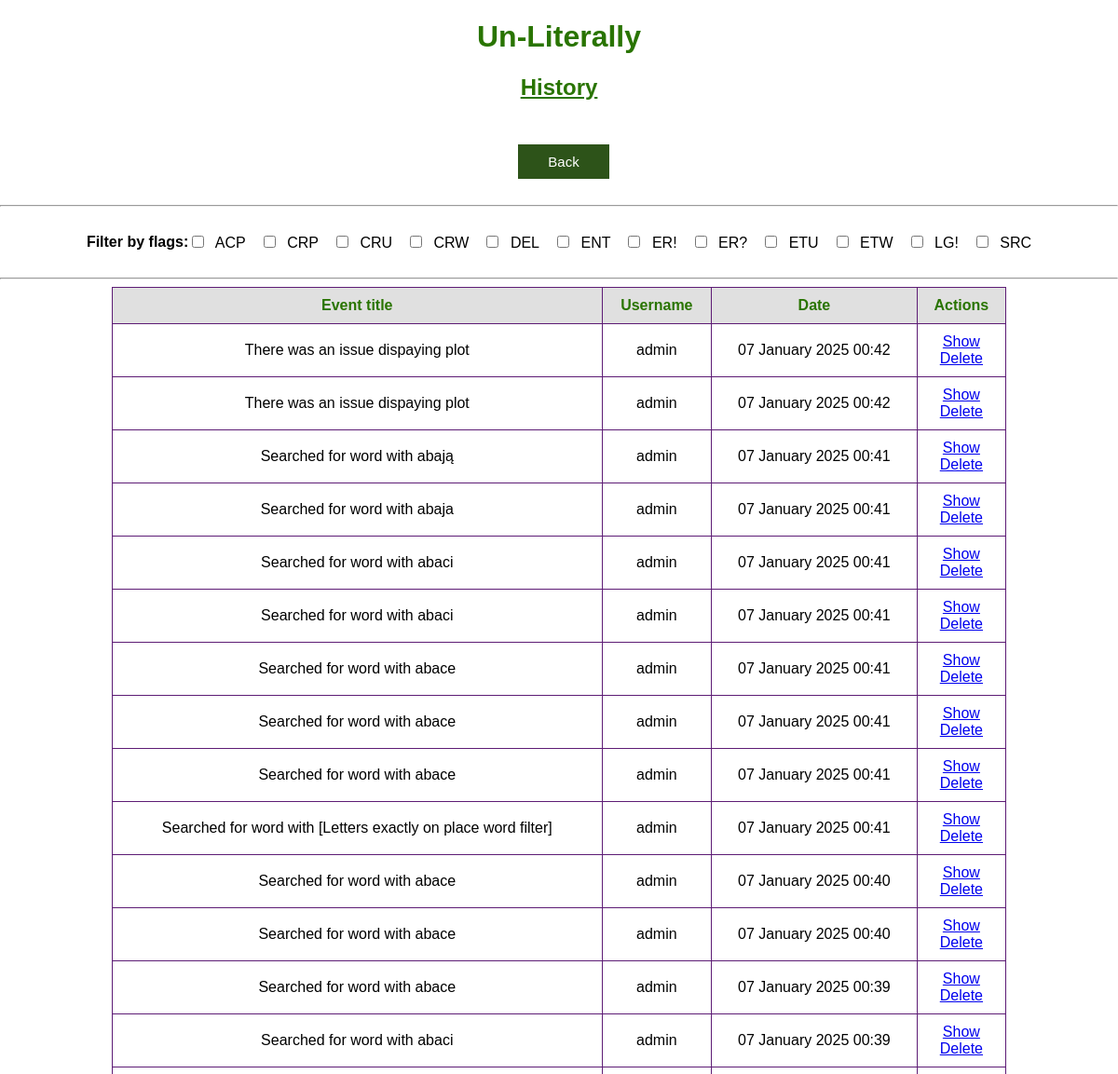
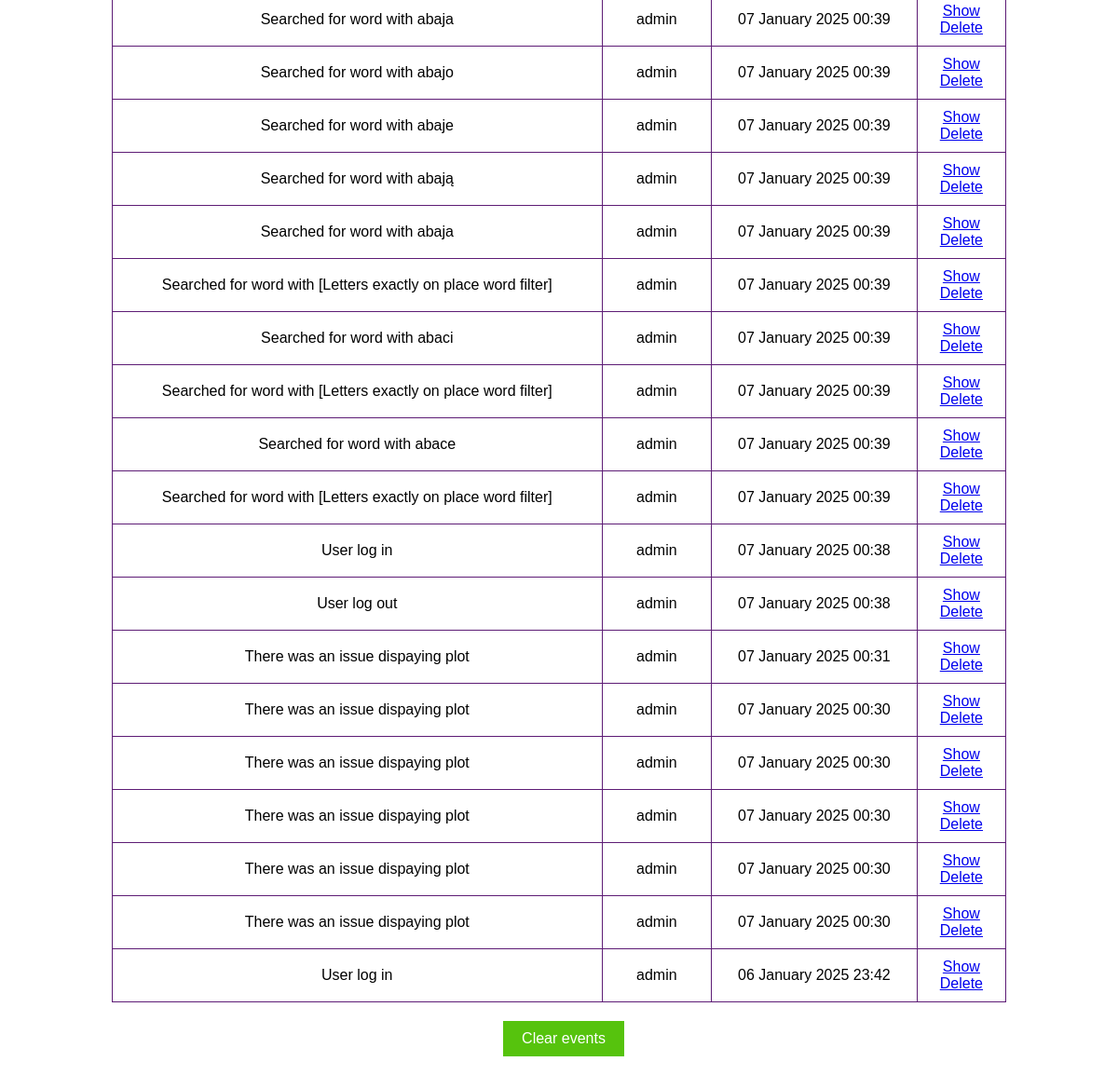
The app's page /history (signed in) with its own data (2 pictures, top to bottom).
### app.py (models this page shows)
class Flags(db.Model):
    id = db.Column(db.Integer, primary_key=True)
    name = db.Column(db.String(3), nullable=False)
    description = db.Column(db.String(5000), nullable=False)
    events = db.relationship('History', backref='flags')

class History(db.Model):
    id = db.Column(db.Integer, primary_key=True)
    flag = db.Column(db.String(3), db.ForeignKey('flags.name'))
    date = db.Column(db.DateTime, default=datetime.utcnow)
    title = db.Column(db.String(5000), nullable=False)
    description = db.Column(db.String(5000), nullable=True)
    user = db.Column(db.String(50), nullable=False)

### app.py (the view)
@app.route('/history', methods=['GET'])
@login_required
def history():
    if 1 == current_user.role_id:
            flags = Flags.query.order_by(Flags.name).all()
            print(flags)
            print(flags[0].name)
            print(flags[1])
            events = History.query.order_by(History.date.desc()).all()
            return render_template('history.html', events=events, flags=flags)
    else:
        title = 'permission to look into history'
        log_events(flag='ER!', title=f'No {title}', description=None)
        return render_template('error_page.html', message=f'You dont have {title}')

### app.py (called while the page is built)
@login_manager.user_loader
def load_user(user_id):
    return User.query.get(user_id)

### templates/history.html (shortened to what this page needs)
{% extends 'base.html' %}
{% block body %}
<div class="name">
    <h1 style="text-align: center; color: #297400; font-family: Arial; font-weight: bold;">Un-Literally</h1>
    <h2 style="text-align: center; color: #297400; text-decoration: underline; font-family: Arial; font-weight: bold;">History</h2>
</div>
<div>
    <div class="container_column">
        <button class="back_button" onclick="window.location='/menu'" style="margin-left: 10px;">Back</button>
    </div>
    <hr>
    <div class="container_row">
        <h4>Filter by flags:</h4>
        <div id="filter-checkboxes">
            {% for flag in flags %}
                <label class="filter-checkbox-label">
                    <input type="checkbox" class="filter-checkbox" data-flag="{{ flag.name }}"> {{ flag.name }}
                </label>
            {% endfor %}
        </div>
    </div>
    <hr>
    <div class="container_row">
        {% if events|length < 1 %}
            <h4 style="text-align: center;">There is no history saved</h4>
        {% else %}
            <table id="events-table">
                <tr>
                    <th>Event title</th>
                    <th>Username</th>
                    <th>Date</th>
                    <th>Actions</th>
                </tr>
                {% for event in events %}
                    <tr class="event-row" data-flags="{{ event.flag }}">
                        <td>{% if event.title|length > 150 %}
                            {{ event.title[:150] + ' ...' }}
                        {% else %}
                            {{ event.title }}
                        {% endif %}</td>
                        <td>{{ event.user }}</td>
                        <td>{{ event.date.strftime("%d %B %Y %H:%M") }}</td>
                        <td>
                            <a href="/show/event_{{event.id}}">Show</a>
                            <br>
                            <a href="/delete/event_{{event.id}}">Delete</a>
                        </td>
                    </tr>
                {% endfor %}
            </table>
        {% endif %}
    </div>
</div>
<div class="container_column">
    <button class="accept_button" onclick="window.location='/delete/events'" style="margin-left: 10px;">Clear events</button>
</div>
{% endblock %}

### templates/base.html (shortened to what this page needs)
<!DOCTYPE html>
<html lang="en">
    <head>
        <link rel="stylesheet" href="{{ url_for('static', filename='css/main.css') }}">
    </head>
    <body>
        {% block body %}{% endblock %}
    </body>
</html>

### static/css/main.css (style rules this page uses)
body, html { margin: 0; font-family: sans-serif; background-color: #FFFFFF; }
.name { margin: 0 auto; width: 400px; }
table { border-collapse: collapse; width: 80%; margin: auto; border: 1px solid #5d1c75; }
th, td { padding: 10px; text-align: center; border: 1px solid #5d1c75; }
th { background-color: #e0e0e0; color: #297400; }
.back_button { background-color: #2d5319; border: none; color: white; padding: 10px 32px; text-align: center; text-decoration: none; display: inline-block; font-size: 15px; margin: 7px 0px 0px 0px; cursor: pointer; }
.container_column { display: flex; flex-direction: column; align-items: center; padding: 20px; margin: auto; max-width: 1000px; width: 90%; box-sizing: border-box; }
.container_row { display: flex; justify-content: center; align-items: center; width: 100%; margin: auto; }
button { padding: 10px 20px; font-size: 16px; border: none; cursor: pointer; transition: background-color 0.3s; }
button, input[type="submit"] { padding: 15px 40px; font-size: 18px; border: none; cursor: pointer; transition: background-color 0.3s; }
.accept_button, .back_button_v2 { padding: 10px 20px; font-size: 16px; border: none; cursor: pointer; transition: background-color 0.3s; }
.accept_button { background-color: #56c30d; color: white; }

### templates/history.html (style rules this page uses)
#filter-checkboxes { display: flex; flex-wrap: wrap; gap: 15px; justify-content: flex-start; }
.filter-checkbox-label { cursor: pointer; position: relative; }
.filter-checkbox { margin-right: 8px; }

### records on screen
Flags: name "ACP"
Flags: name "CRP"
Flags: name "CRU"
Flags: name "CRW"
Flags: name "DEL"
Flags: name "ENT"
Flags: name "ER!"
Flags: name "ER?"
Flags: name "ETU"
Flags: name "ETW"
Flags: name "LG!"
Flags: name "SRC"
History: title "There was an issue dispaying plot", user "admin", date "07 January 2025 00:42"
History: title "There was an issue dispaying plot", user "admin", date "07 January 2025 00:42"
History: title "Searched for word with abają", user "admin", date "07 January 2025 00:41"
History: title "Searched for word with abaja", user "admin", date "07 January 2025 00:41"
History: title "Searched for word with abaci", user "admin", date "07 January 2025 00:41"
History: title "Searched for word with abaci", user "admin", date "07 January 2025 00:41"
History: title "Searched for word with abace", user "admin", date "07 January 2025 00:41"
History: title "Searched for word with abace", user "admin", date "07 January 2025 00:41"
History: title "Searched for word with abace", user "admin", date "07 January 2025 00:41"
History: title "Searched for word with [Letters exactly on place word filter]", user "admin", date "07 January 2025 00:41"
History: title "Searched for word with abace", user "admin", date "07 January 2025 00:40"
History: title "Searched for word with abace", user "admin", date "07 January 2025 00:40"
History: title "Searched for word with abace", user "admin", date "07 January 2025 00:39"
History: title "Searched for word with abaci", user "admin", date "07 January 2025 00:39"
History: title "Searched for word with abaja", user "admin", date "07 January 2025 00:39"
History: title "Searched for word with abajo", user "admin", date "07 January 2025 00:39"
History: title "Searched for word with abaje", user "admin", date "07 January 2025 00:39"
History: title "Searched for word with abają", user "admin", date "07 January 2025 00:39"
History: title "Searched for word with abaja", user "admin", date "07 January 2025 00:39"
History: title "Searched for word with [Letters exactly on place word filter]", user "admin", date "07 January 2025 00:39"
History: title "Searched for word with abaci", user "admin", date "07 January 2025 00:39"
History: title "Searched for word with [Letters exactly on place word filter]", user "admin", date "07 January 2025 00:39"
History: title "Searched for word with abace", user "admin", date "07 January 2025 00:39"
History: title "Searched for word with [Letters exactly on place word filter]", user "admin", date "07 January 2025 00:39"
History: title "User log in", user "admin", date "07 January 2025 00:38"
History: title "User log out", user "admin", date "07 January 2025 00:38"
History: title "There was an issue dispaying plot", user "admin", date "07 January 2025 00:31"
History: title "There was an issue dispaying plot", user "admin", date "07 January 2025 00:30"
History: title "There was an issue dispaying plot", user "admin", date "07 January 2025 00:30"
History: title "There was an issue dispaying plot", user "admin", date "07 January 2025 00:30"
History: title "There was an issue dispaying plot", user "admin", date "07 January 2025 00:30"
History: title "There was an issue dispaying plot", user "admin", date "07 January 2025 00:30"
History: title "User log in", user "admin", date "06 January 2025 23:42"
